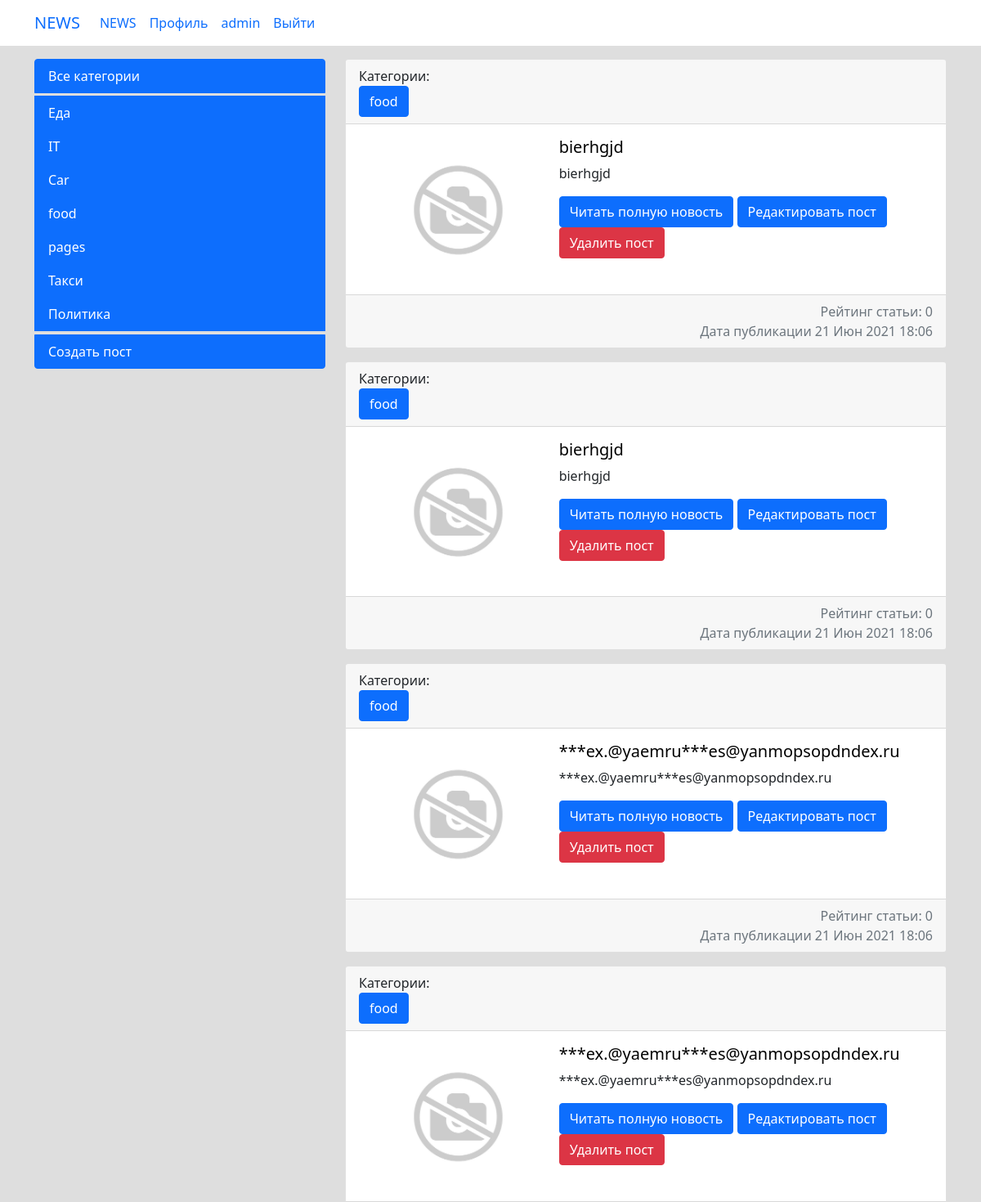
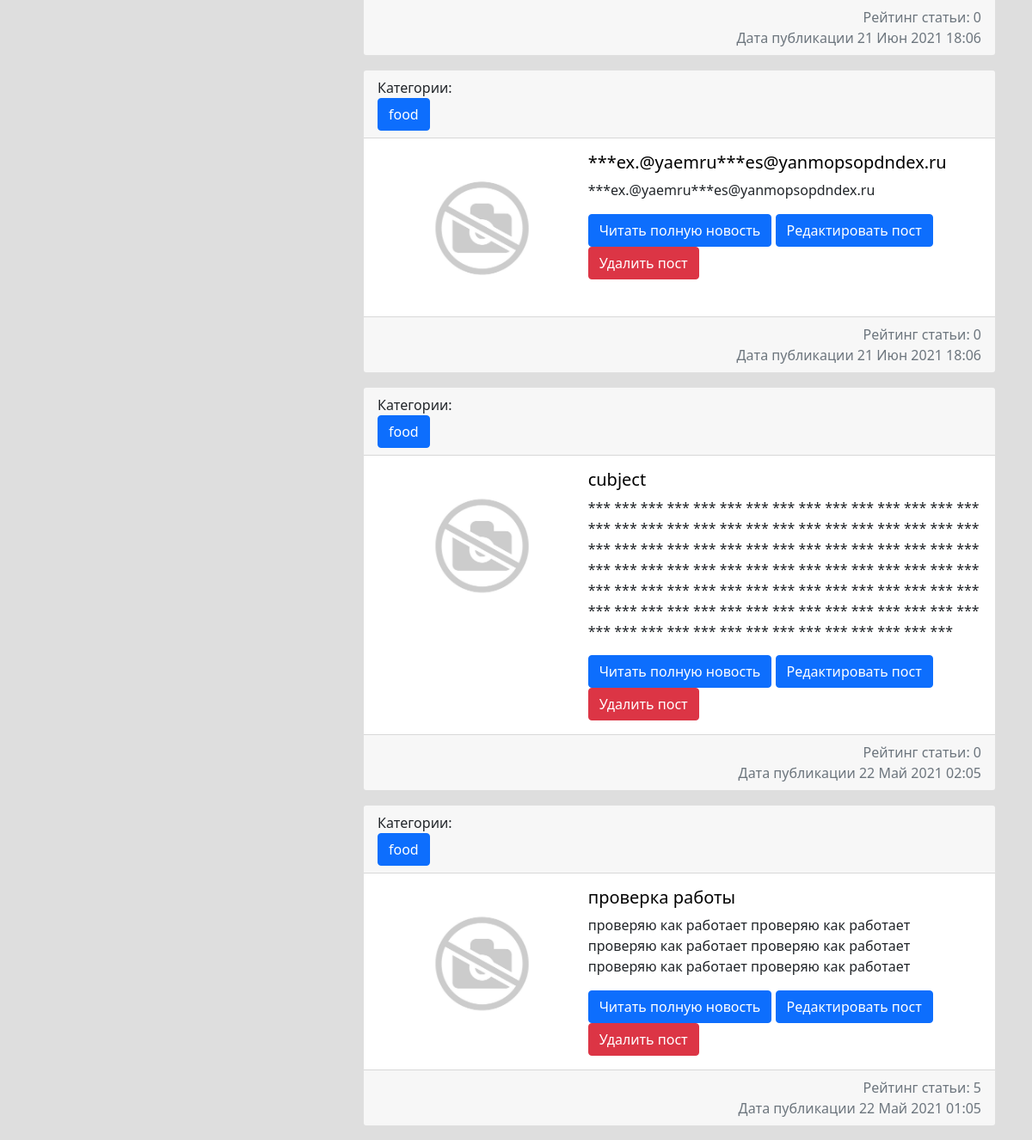
Page /news/post/category/12 (signed in) on the earlier database version (2 pictures, top to bottom).
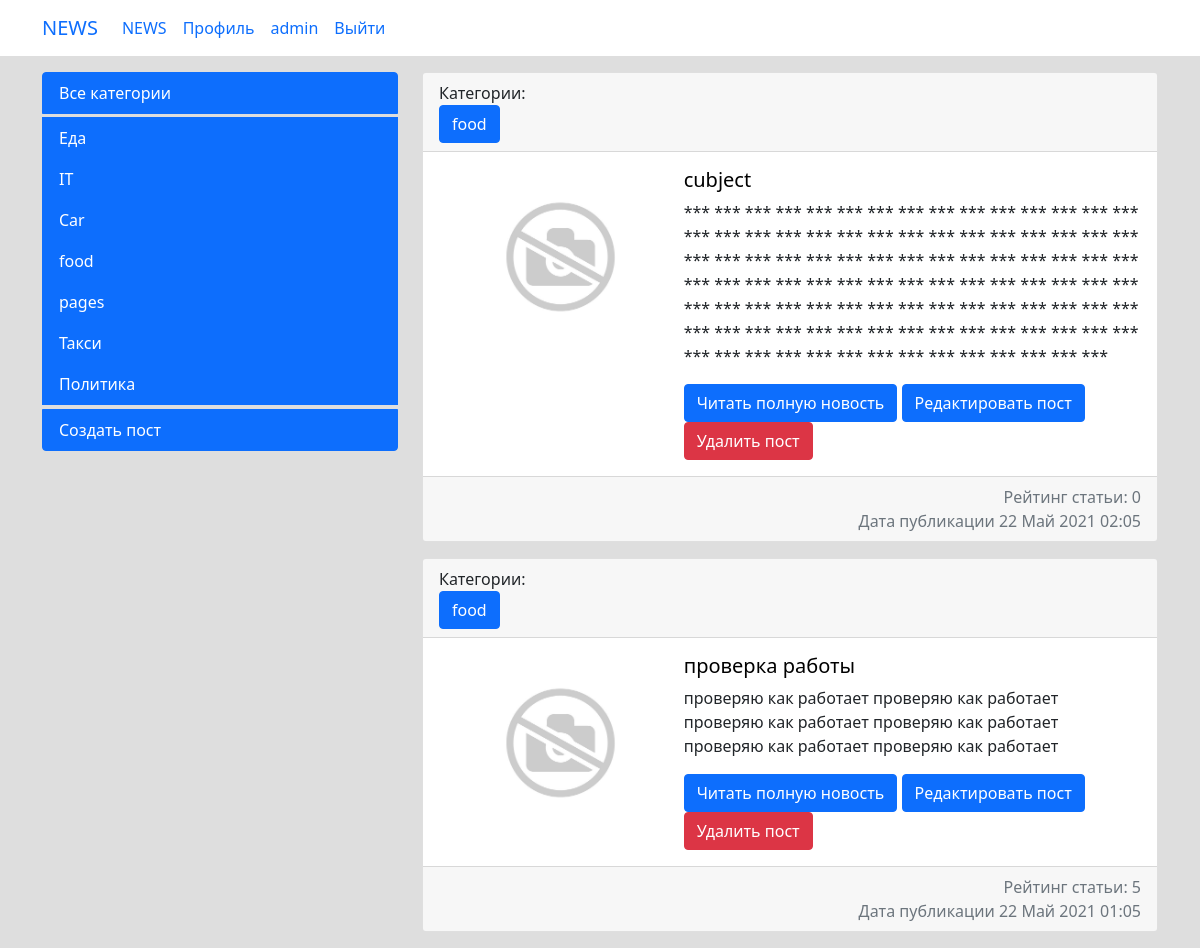
Same page on the later database version.
### news/models.py (models this page shows, shortened)
class Category(models.Model):
    category_name = models.CharField(max_length=64, unique=True)
    subscribers = models.ManyToManyField(User, blank=True, null=True)
    class Meta:
        verbose_name = 'Категория'
        verbose_name_plural = 'Категории'
    def __str__(self):
        return self.category_name

class Post(models.Model):
    PostAuthor = models.ForeignKey(Author, on_delete=models.CASCADE, verbose_name='Автор поста')
    PostNews = 'PN'
    PostArticle = 'PA'
    POSITIONS = [
        (PostArticle, 'Статья'),
        (PostNews, 'Новость'),
    ]
    postCategory = models.ManyToManyField(Category, verbose_name='Категория поста',  through='PostCategory')
    title = models.CharField(max_length=50, verbose_name='Название')
    positions = models.CharField(max_length=2, choices=POSITIONS, default=PostArticle, verbose_name='Тип поста')
    category_id = models.ForeignKey(Category, verbose_name='Категория', null=True, on_delete=models.CASCADE, related_name='category_id')
    data = models.DateTimeField(auto_now_add=True, verbose_name='Дата создания')
    data_update = models.DateTimeField(auto_now=True, verbose_name='Дата редактирования')
    photo = models.ImageField(upload_to='photos/%Y/%m/%d/', verbose_name='Фото', blank=True, default='/photos/def/1.jpg/')
    previewName = models.CharField(max_length=128, verbose_name='Превью поста')
    text = models.TextField(verbose_name='Текст поста')
    rating = models.SmallIntegerField(default=0, verbose_name='Рейтинг')
    public = models.BooleanField(default=True, verbose_name='Опубликовано')
    class Meta:
        verbose_name = 'Пост'
        verbose_name_plural = 'Посты'

### news/views.py (the view)
# urls.py: path('post/category/<int:pk>', CategoryFilterView.as_view(), name='cate_filter'),
class CategoryFilterView(LoginRequiredMixin, PermissionRequiredMixin, ListView):
    model = Post
    template_name = 'news.html'
    context_object_name = 'news'
    permission_required = ('news.view_post', 'news.view_category')
    def get_context_data(self, **kwargs):
        context = super().get_context_data(**kwargs)
        context['cate'] = Category.objects.all()
        return context
    def get_queryset(self):
        return Post.objects.filter(category_id=self.kwargs['pk'], public=True).order_by('-data')

### news/templatetags/custom_filters.py (called while the page is built)
@register.filter(name='censor_filter')
def censor_filter(value):
    for i in bad_words:
        value = value.lower()
        value = value.replace(i, '***')
    return value

### templates/news.html (shortened to what this page needs)
{%extends 'flatpages/base.html'%} {% load custom_filters %}
{%block sidebar%}
<div class="col-md-4">
    <div class="list-group">
        <a href="{% url 'start_news' %}" class="list-group-item list-group-item active mb-1">Все категории</a>
        {%for el in cate%}
        <a href="{% url 'cate_filter' el.pk %}" class="list-group-item list-group-item-action active">{{el.category_name}}</a>
        {%endfor%}
        <a href="{% url 'news_add' %}" class="list-group-item list-group-item active mt-1">Создать пост</a>
    </div>
</div>
{%endblock%}
{%block content%}
<div class="col-md-8">
    {%for el in news%}
    <div class="card mb-3">
        <div class="card-header">
            Категории:
            <form action="{% url 'category_detail' el.category_id.pk %}"><input class="btn btn-primary " type="submit"
                                                                                value="{{el.category_id}}"></form>
        </div>
        <div class="row g-0">
            <div class="col-md-4">
                {%if el.photo%}
                <img src="{{el.photo.url}}" alt="" width="275" class="mr-3">
                {%endif%}
            </div>
            <div class="col-md-8">
                <div class="card-body">
                    <h5 class="card-title"><a style="color: #000000;" href="{% url 'news_detail' el.id %}">{{ el.title|censor_filter }}</a></h5>
                    {%autoescape off%}
                    <p class="card-text">{{ el.text|censor_filter|truncatewords:150 }}</p> <a
                    {%endautoescape %}
                        href="{% url 'news_detail' el.id %}" class="btn btn-primary">Читать полную новость</a>
                    <a href="{% url 'news_update' el.id %}" class="btn btn-primary">Редактировать пост</a>
                    <a href="{% url 'news_delete' el.id %}" class="btn btn-danger">Удалить пост</a>
                </div>
            </div>
            <br>
            <div
                    class="card-footer text-muted " style="text-align: right;">Рейтинг статьи: {{el.rating}}<br>
                Дата публикации {{ el.data|date:'d M Y H:m' }}
            </div>
        </div>
    </div>
    {%endfor%}
</div>
{%endblock%}

### templates/flatpages/base.html (shortened to what this page needs)
<!doctype html>
<html lang="en">
<head> {% load custom_filters %} {% load static %}
    <link href="{% static 'css/styles.css' %}" rel="stylesheet">
</head>
<body>
{% include 'flatpages/inc/_nav.html' %}
<div class="container mt-3">
    <div class="row">
        {%block sidebar%} {%endblock%}
        {%block content%} {%endblock%}
    </div>
</div>
</body>
</html>

### templates/flatpages/inc/_nav.html (shortened to what this page needs)
<nav class="navbar navbar-expand-lg navbar-black bg-white static-top">
    <div class="container">
        <a class="navbar-brand" href="/news/">NEWS</a>
        <div class="collapse navbar-collapse" id="navbarResponsive">
            <ul class="navbar-nav ml-auto">
                <li class="nav-item">
                    <a class="nav-link" href="/news/">NEWS</a>
                </li>
                {% if user.is_authenticated %}
                <li class="nav-item">
                    <a class="nav-link" href="/">Профиль</a>
                </li>
                {%endif%}
                <li class="nav-item">
                    <a class="nav-link" href="/admin/">admin</a>
                </li>
                {% if user.is_authenticated %}
                <a class="nav-link" href="/sign/logout/"> Выйти </a>
                {%else%}
                <a class="nav-link" href="/accounts/login/"> Войти </a>
                {% endif %}
            </ul>
        </div>
    </div>
</nav>

Differences in the rows shown:
removed Post: category_id "food", photo (picture), title|censor_filter "bierhgjd", text|censor_filter "bierhgjd", rating "0", data "21 Июн 2021 18:06"
removed Post: category_id "food", photo (picture), title|censor_filter "bierhgjd", text|censor_filter "bierhgjd", rating "0", data "21 Июн 2021 18:06"
removed Post: category_id "food", photo (picture), title|censor_filter "***ex.@yaemru***es@yanmopsopdndex.ru", text|censor_filter "***ex.@yaemru***es@yanmopsopdndex.ru", rating "0", data "21 Июн 2021 18:06"
removed Post: category_id "food", photo (picture), title|censor_filter "***ex.@yaemru***es@yanmopsopdndex.ru", text|censor_filter "***ex.@yaemru***es@yanmopsopdndex.ru", rating "0", data "21 Июн 2021 18:06"
removed Post: category_id "food", photo (picture), title|censor_filter "***ex.@yaemru***es@yanmopsopdndex.ru", text|censor_filter "***ex.@yaemru***es@yanmopsopdndex.ru", rating "0", data "21 Июн 2021 18:06"
